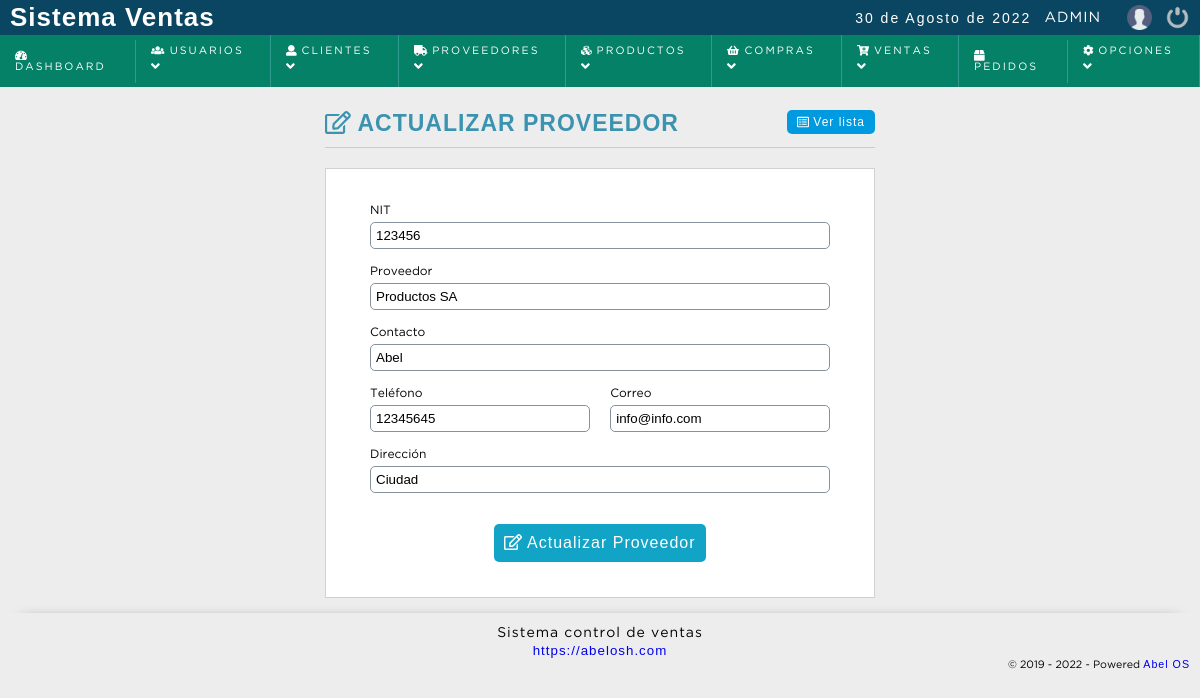
Page /sistema/proveedores/editar_proveedor.php?id=1 (signed in) on the committed database.
### tables this page shows
CREATE TABLE IF NOT EXISTS `proveedor` (
  `codproveedor` int(11) NOT NULL AUTO_INCREMENT,
  `nit` varchar(20) NOT NULL,
  `proveedor` varchar(100) DEFAULT NULL,
  `contacto` varchar(100) DEFAULT NULL,
  `telefono` bigint(11) DEFAULT NULL,
  `correo` varchar(100) NOT NULL,
  `direccion` text,
  `date_add` datetime NOT NULL DEFAULT CURRENT_TIMESTAMP,
  `usuario_id` int(11) NOT NULL,
  `estatus` int(11) NOT NULL DEFAULT '1',
  PRIMARY KEY (`codproveedor`),
  KEY `usuario_id` (`usuario_id`)
);

### sistema/proveedores/editar_proveedor.php (the view, shortened to what this page needs)
<!DOCTYPE html>
<html lang="en">
<head>
	<?php include "../includes/scripts.php"; ?>
</head>
<?php
$idproveedor = intval($_REQUEST['id']);
$sql= mysqli_query($conection,"SELECT *	FROM proveedor WHERE codproveedor= $idproveedor and estatus=1");
$result_sql = mysqli_num_rows($sql);
if($result_sql == 0){
	header('Location: index.php');
}else{
	while ($data = mysqli_fetch_array($sql)) {
		$nit 		 = $data['nit'];
		$proveedor   = $data['proveedor'];
		$contacto    = $data['contacto'];
		$telefono    = $data['telefono'];
		$correo    	 = $data['correo'];
		$direccion   = $data['direccion'];
	}
}
?>
<body>
	<?php include "../includes/header.php"; ?>
	<section id="container">
		<div class="form_register">
			<h1><i class="far fa-edit"></i> Actualizar proveedor</h1>
			<a href="index.php" class="linkViewList" ><i class="far fa-list-alt"></i> Ver lista</a>
			<hr>
			<form action="" method="post" class="form">
				<div class="wd100">
					<label for="nit"><?= strtoupper(IDENTIFICACION_TRIBUTARIA); ?></label>
					<input type="text" name="nit" id="nit" value="<?= $nit;  ?>" placeholder="Identificación tributaria" required>
				</div>
				<div class="wd100">
					<label for="proveedor">Proveedor</label>
					<input type="text" name="proveedor" id="proveedor" placeholder="Nombre del Proveedor" value="<?php echo $proveedor; ?>" required>
				</div>
				<div class="wd100">
					<label for="contacto">Contacto</label>
					<input type="text" name="contacto" id="contacto" placeholder="Nombre completo del contacto" value="<?php echo $contacto; ?>" required>
				</div>
				<div class="wd50">
					<label for="telefono">Teléfono</label>
					<input type="number" name="telefono" id="telefono" placeholder="Teléfono" value="<?php echo $telefono; ?>" required>
				</div>
				<div class="wd50">
					<label for="telefono">Correo</label>
					<input type="email" name="correo" id="correo" placeholder="Correo electrónico" value="<?= $correo; ?>" required>
				</div>
				<div class="wd100">
					<label for="direccion">Dirección</label>
					<input type="text" name="direccion" id="direccion" placeholder="Dirección completa" value="<?php echo $direccion; ?>" required>
				</div>
				<button type="submit" class="btn_save"><i class="far fa-edit"></i> Actualizar Proveedor</button>
			</form>
		</div>
	</section>
	<?php include "../includes/footer.php"; ?>
</body>
</html>

### sistema/css/style.css (style rules this page uses)
* { margin: 0; padding: 0; box-sizing: border-box; }
body { background: #ededed; }
h1, h2, h3, h4, h5, h6 { font-family: 'arial'; font-weight: bold; letter-spacing: 1px; }
h1 { font-size: 26px; }
a { text-decoration: none; font-family: arial; letter-spacing: 1px; }
#container { padding: 90px 15px 15px; }
.form_register { width: 550px; margin: auto; margin-top: 20px; }
.form_register h1 { color: #3c93b0; }
hr { border: 0; background: #CCC; height: 1px; margin: 10px 0; display: block; }
form { background: #FFF; margin: auto; padding: 20px 43px; border: 1px solid #d1d1d1; }
.form { display: -webkit-flex; display: -moz-flex; display: -ms-flex; display: -o-flex; display: flex; justify-content: space-between; align-items: center; flex-wrap: wrap; }
label { display: block; font-size: 9pt; font-family: 'GothamBook'; margin: 15px auto 5px auto; }
input,select,textarea { display: block; width: 100%; font-size: 10pt; padding: 5px; border: 1px solid #85929e; border-radius: 5px; }
.btn_save { font-size: 12pt; background: #12a4c6; padding: 10px; color: #FFF; letter-spacing: 1px; border: 0; cursor: pointer; margin: 30px auto 15px auto; border-radius: 5px; }
.wd50 { width: 48%; padding: 1px; }
.wd100 { width: 100%; padding: 1px; }
.linkViewList { color: #FFF; font-size: 9pt; float: right; background: #009ae1; padding: 5px 10px; border-radius: 5px; }
#container h1 { font-size: 23px; text-transform: uppercase; display: inline-block; }

### rows in the picture
proveedor: nit "123456", proveedor "Productos SA", contacto "Abel", telefono "12345645", correo "info@info.com", direccion "Ciudad"

### other values in the picture
fechaC() "30 de Agosto de 2022"
$_SESSION['user'] "ADMIN"
IDENTIFICACION_TRIBUTARIA "NIT"
WEB_EMPRESA "https://abelosh.com"
